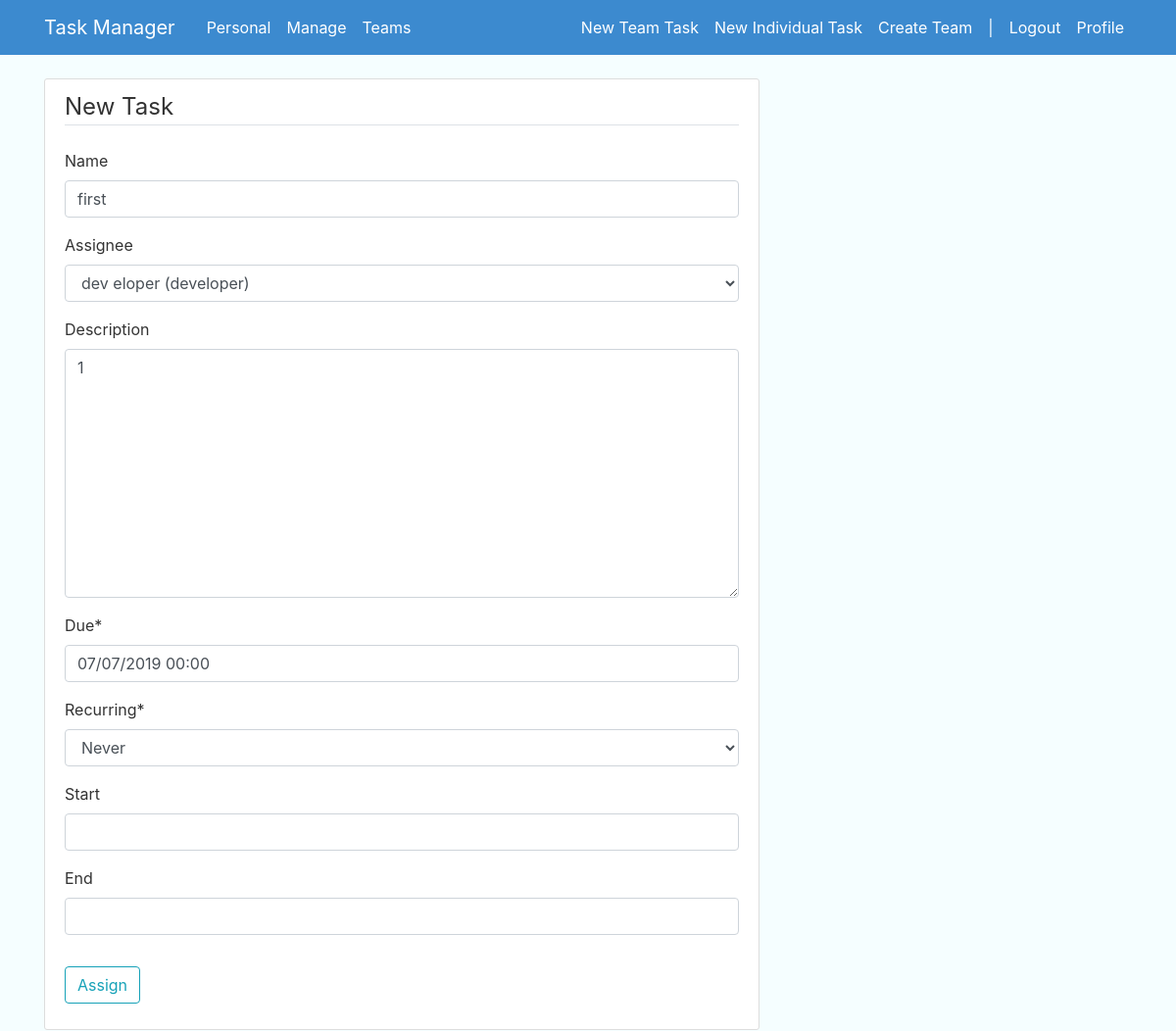
/dashboard/task/85/update/ (signed in), run on the app's committed database.
### todo_list/models.py (models this page shows, shortened)
class Task(models.Model):
	team = models.ForeignKey(Team, related_name='Team', on_delete=models.CASCADE, null=True, blank=True)
	name = models.CharField(max_length=100, null=True, blank=True)
	description = models.TextField(null=True, blank=True)
	due = models.DateTimeField(default=(timezone.now() + timezone.timedelta(minutes = 330)))
	assignee = models.ForeignKey(User, related_name='Assigned_To', on_delete=models.CASCADE, null=True, blank=True)
	assigner = models.ForeignKey(User, related_name='Assigned_By', on_delete=models.CASCADE, null=True, blank=True)
	STATUSES = (
		('P', "Pending"),
		('TD', "To Do"),
		('D', "Done"),
		)
	status = models.CharField(max_length=100, choices=STATUSES, default='P')
	parent = models.ForeignKey('Task', related_name='Parent', on_delete=models.CASCADE, null=True, blank=True)
	RECUR = (
		('N', "Never"),
		('D', "Daily"),
		('W', "Weekly"),
		('M', "Monthly"),
		('Y', "Yearly"),
		)
	recurring = models.CharField(max_length=100, choices=RECUR, default='N')
	start = models.DateTimeField(null=True, blank=True, default=(timezone.now() + timezone.timedelta(minutes = 330)))
	end = models.DateTimeField(null=True, blank=True, default=(timezone.now() + timezone.timedelta(minutes = 330))+timezone.timedelta(days=99999) )
	subtasks = models.BooleanField(default=False)
	finished =  models.DateTimeField(null=True, blank=True)
	PRIORITY = (
			('L', 'Late'),
			('T', 'Today'),
			('W', 'Week'),
			('D', 'Default')
			)
	priority = models.CharField(max_length=100, choices=PRIORITY, default='D')

### todo_list/views.py (the view, shortened to what this page needs)
# urls.py: path('task/<int:pk>/update/', TaskUpdateView.as_view(), name='task-update'),
class TaskUpdateView(LoginRequiredMixin, UserPassesTestMixin, UpdateView):
	model = Task
	form_class = TaskForm2
	def test_func(self):
		task = self.get_object()
		if self.request.user == task.assigner:
			return True
		return False
	def get_context_data(self, **kwargs):
		context = super(TaskUpdateView, self).get_context_data(**kwargs)
		context['width'] = '8'
		return context

### todo_list/forms.py
class TaskForm2(ModelForm):
	class Meta:
		model = Task
		fields = ['name', 'assignee', 'description', 'due', 'recurring', 'start', 'end']
		widgets = {
			'due': forms.widgets.DateTimeInput(format="%m/%d/%Y %H:%M"),
			'start': forms.widgets.DateTimeInput(format="%m/%d/%Y %H:%M"),
			'end': forms.widgets.DateTimeInput(format="%m/%d/%Y %H:%M"),
		}

### todo_list/models.py (called while the page is built)
def get_first_name(self):
    return (self.first_name+' '+self.last_name+' ('+self.username+')')

### todo_list/templates/todo_list/task_form.html (shortened to what this page needs)
{% extends "todo_list/base.html" %}
{% load crispy_forms_tags %}
{% block content %}
 <div class="content-section">
 	<form method="POST">
 		<fieldset class = "form-group">
 			<legend class="border-bottom mb-4">New Task</legend>
 			{{ form|crispy }}
 		</fieldset>
 		<div class="form-group">
 			<button class="btn btn-outline-info" type="submit">Assign</button>
 		</div>
 	</form>
 </div>
{% endblock content %}

### todo_list/static/todo_list/main.css (style rules this page uses)
body { background: #f5feff; color: #333333; margin-top: 5rem; }
.content-section { background: #ffffff; padding: 10px 20px; border: 1px solid #dddddd; border-radius: 3px; margin-bottom: 20px; }

### data on the page
Task: name "first", assignee "dev eloper (developer)", description "1", due "07/07/2019 00:00", recurring "Never"
